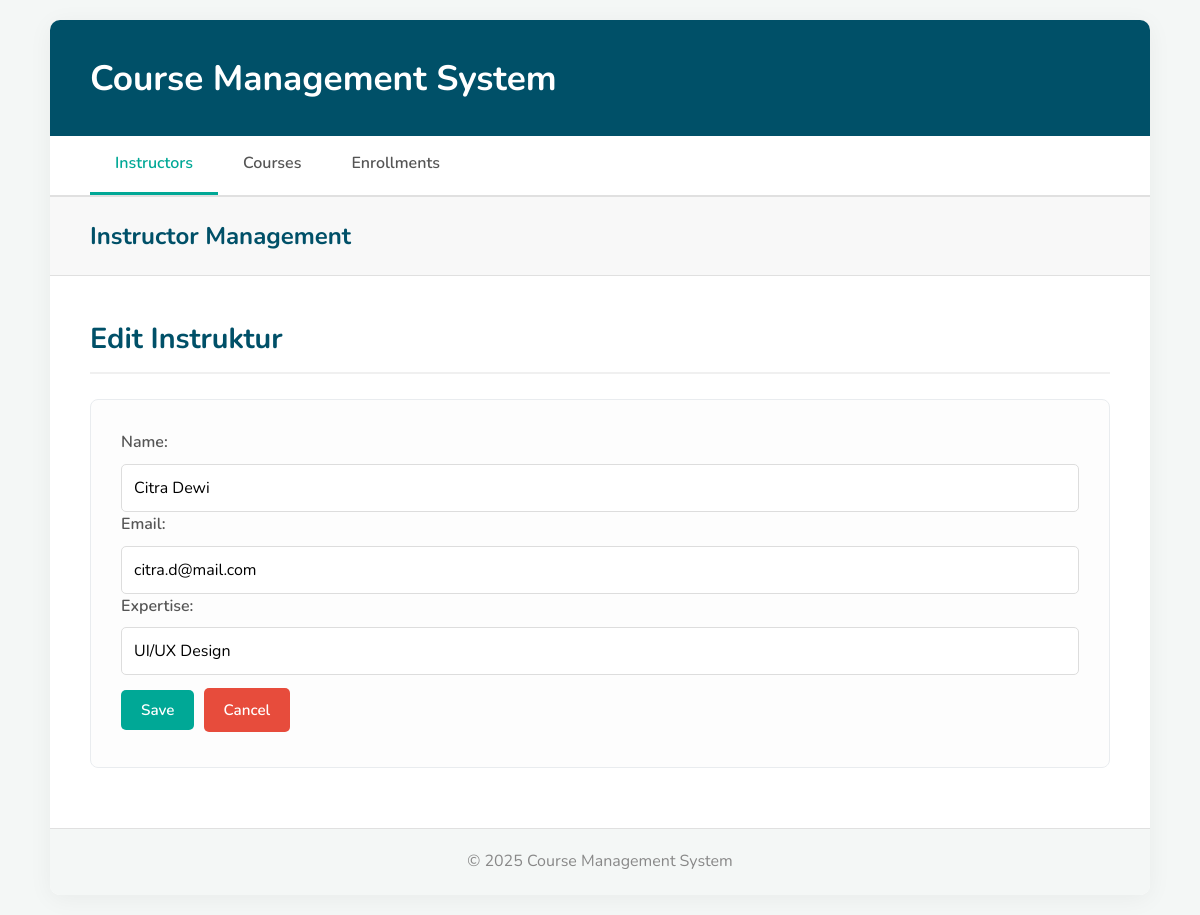
Page /?page=instructor_form&id=2 on the committed database.
### tables this page shows
CREATE TABLE instructors (
    id INT AUTO_INCREMENT PRIMARY KEY,
    name VARCHAR(100) NOT NULL,
    email VARCHAR(100) UNIQUE NOT NULL,
    expertise VARCHAR(100)
);

### config/db.php (called while the page is built, shortened)
<?php
class Database {
    private $host = "localhost";
    private $username = "root";
    private $password = "";
    private $dbname = "course_management_db";
    public function __construct() {
        try {
            $this->conn = new PDO("mysql:host=$this->host;dbname=$this->dbname", $this->username, $this->password);
        } catch (PDOException $e) {
            echo "Koneksi gagal: " . $e->getMessage();
        }
    }
}
?>

### class/Instructor.php (called while the page is built, shortened)
<?php
require_once 'config/db.php';
class Instructor {
    private $db;
    public function __construct() {
        $this->db = (new Database())->conn;
    }
    public function getById($id) {
        $stmt = $this->db->prepare("SELECT * FROM instructors WHERE id = ?");
        $stmt->execute([$id]);
        return $stmt->fetch(PDO::FETCH_ASSOC);
    }
}
?>

### view/instructor_form.php (the view, shortened to what this page needs)
<?php
$id = $_GET['id'] ?? null;
$instData = $id ? $instructor->getById($id) : null;
$action = $id ? 'edit_instructor' : 'add_instructor';
$title = $id ? 'Edit Instruktur' : 'Add New Instruktur';
?>
<h3><?= $title ?></h3>
<form method="POST">
    <label>Name:</label>
    <input type="text" name="name" value="<?= $instData['name'] ?? '' ?>" required>
    <label>Email:</label>
    <input type="email" name="email" value="<?= $instData['email'] ?? '' ?>" required>
    <label>Expertise:</label>
    <input type="text" name="expertise" value="<?= $instData['expertise'] ?? '' ?>">
    <button type="submit" name="<?= $action ?>" class="btn btn-success">Save</button>
    <a href="?page=instructors" class="btn btn-danger">Cancel</a>
</form>

### style.css (style rules this page uses)
* { margin: 0; padding: 0; box-sizing: border-box; }
body { font-family: 'Nunito', sans-serif; background-color: #f4f7f6; color: #333; line-height: 1.6; }
h3 { font-size: 1.8em; font-weight: 700; color: #005068; margin-bottom: 25px; border-bottom: 2px solid #f0f0f0; padding-bottom: 10px; }
form { background-color: #fdfdfd; padding: 30px; margin: 20px 0; border: 1px solid #e9ecef; border-radius: 8px; }
form label { display: block; margin-bottom: 8px; font-weight: 600; color: #555; }
form input[type="text"], form input[type="email"], form input[type="number"], form textarea, form select { width: 100%; padding: 12px; border: 1px solid #ddd; border-radius: 5px; font-size: 1em; font-family: 'Nunito', sans-serif; background-color: #fff; transition: border-color 0.3s ease; }
form button[type="submit"] { margin-top: 15px; }
.btn { text-decoration: none; padding: 10px 20px; border: none; border-radius: 5px; font-weight: 600; font-size: 0.95em; cursor: pointer; transition: all 0.3s ease; display: inline-block; margin: 5px 5px 5px 0; font-family: 'Nunito', sans-serif; }
.btn-success { background-color: #00a896; color: white; }
.btn-danger { background-color: #e74c3c; color: white; }

### rows in the picture
instructors: name "Citra Dewi", email "citra.d@mail.com", expertise "UI/UX Design"

### other values in the picture
$title "Edit Instruktur"
